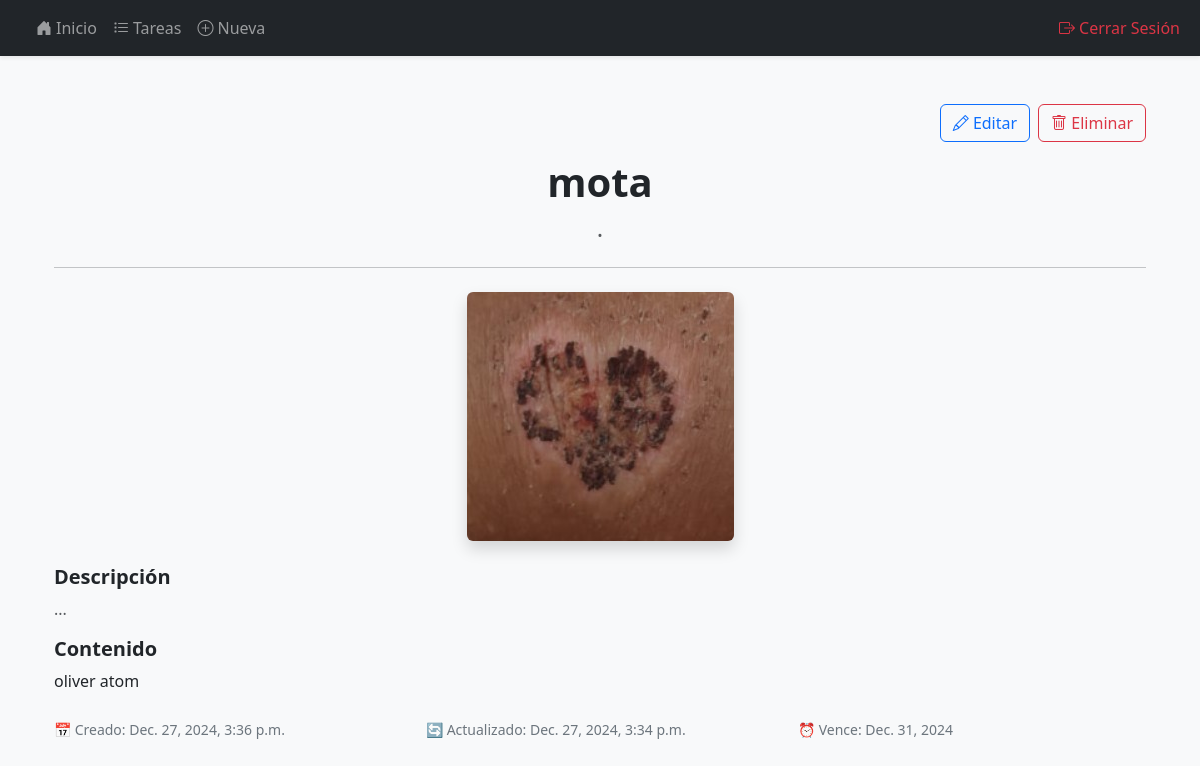
/task/6c3f52cb-c9eb-4218-8475-c19b624a6daa/ (signed in), run on the app's committed database.
### tasks/models.py (models this page shows, shortened)
class Task(models.Model):
    STATUS_CHOICES = [
        ('pending_tasks', 'Pendiente'),
        ('in_progress_tasks', 'En Progreso'),
        ('completed_tasks', 'Completada'),
    ]
    title = models.CharField(max_length=200, default="")
    subtitle = models.CharField(max_length=200, blank=True, null=True)
    description = models.TextField(null=True, blank=True)
    content = models.TextField(null=True, blank=True)
    estado = models.CharField( max_length=50, choices=STATUS_CHOICES, default='pending_tasks')
    fecha_ven = models.DateField(blank=True, null=True)
    usuario = models.ForeignKey(User, on_delete=models.CASCADE, related_name='tasks')
    id = models.UUIDField(default=uuid.uuid4, unique=True, primary_key=True, editable=False)
    category = models.ManyToManyField(Category, blank=True)
    post_date = models.DateTimeField(default=now)
    update = models.DateTimeField(default=now)
    image_frontpage = models.ImageField(null=True, blank=True, default="image_default.jpg")
    class Meta:
        verbose_name = "Tarea"
        verbose_name_plural = "Tareas"
        ordering = ['-post_date']

### tasks/views.py (the view)
# urls.py: path('task/<uuid:pk>/', TaskDetailView.as_view(), name='task'),
class TaskDetailView(LoginRequiredMixin, DetailView):
    model = Task
    template_name = 'task.html'
    def get_queryset(self):
        queryset = super().get_queryset()
        if not queryset.exists():
            raise Http404("No se encontró la tarea.")
        return queryset

### tasks/templates/task.html (shortened to what this page needs)
{% extends 'main.html' %}
{% block content %}
<div class="container py-4">
  <div class="d-flex justify-content-end mb-3 gap-2">
    <a href="{% url 'task_update' task.pk %}" class="btn btn-outline-primary">
      <i class="bi bi-pencil"></i> Editar
    </a>
    <a href="{% url 'task_delete' task.pk %}" class="btn btn-outline-danger">
      <i class="bi bi-trash"></i> Eliminar
    </a>
  </div>
  <div class="text-center">
    <h1 class="fw-bold">{{ task.title }}</h1>
    {% if task.subtitle %}
      <h4 class="text-muted">{{ task.subtitle }}</h4>
    {% endif %}
  </div>
  <hr class="my-4">
  {% if task.image_frontpage %}
    <div class="text-center mb-4">
      <img src="{{ task.image_frontpage.url }}" alt="Imagen de portada" class="img-fluid rounded shadow" style="max-height: 400px; object-fit: cover;">
    </div>
  {% endif %}
  <div class="mb-4">
    <h5 class="fw-semibold">Descripción</h5>
    <p class="text-muted">{{ task.description }}</p>
    <h5 class="fw-semibold">Contenido</h5>
    <p>{{ task.content }}</p>
  </div>
  <div class="row mt-4">
    <div class="col-md-4">
      <small class="text-secondary">📅 Creado: {{ task.post_date }}</small>
    </div>
    <div class="col-md-4">
      <small class="text-secondary">🔄 Actualizado: {{ task.update }}</small>
    </div>
    <div class="col-md-4">
      <small class="text-secondary">⏰ Vence: {{ task.fecha_ven }}</small>
    </div>
  </div>
</div>
{% endblock %}

### data on the page
Task: title "mota", subtitle ".", image_frontpage (picture), description "...", content "oliver atom", post_date "Dec. 27, 2024, 3:36 p.m.", update "Dec. 27, 2024, 3:34 p.m.", fecha_ven "Dec. 31, 2024"
